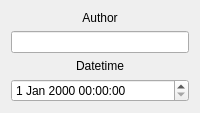
                 <widget class="QWidget" name="annotationTraceabilityLastModTab">
                  <attribute name="title">
                   <string>Last Modified</string>
                  </attribute>
                  <layout class="QVBoxLayout" name="verticalLayout_6">
                   <item>
                    <layout class="QVBoxLayout" name="annotationTraceabilityLastModVertLayout">
                     <item>
                      <widget class="QLabel" name="traceAnnotAuthLabel">
                       <property name="text">
                        <string>Author</string>
                       </property>
                       <property name="alignment">
                        <set>Qt::AlignBottom|Qt::AlignHCenter</set>
                       </property>
                      </widget>
                     </item>
                     <item>
                      <widget class="QLineEdit" name="traceAnnotAuthLineEdit"/>
                     </item>
                     <item>
                      <widget class="QLabel" name="traceAnnotDatetimeLabel">
                       <property name="text">
                        <string>Datetime</string>
                       </property>
                       <property name="alignment">
                        <set>Qt::AlignBottom|Qt::AlignHCenter</set>
                       </property>
                      </widget>
                     </item>
                     <item>
                      <widget class="QDateTimeEdit" name="traceAnnotLastModDateTimeEdit"/>
                     </item>
                    </layout>
                   </item>
                  </layout>
                 </widget>
